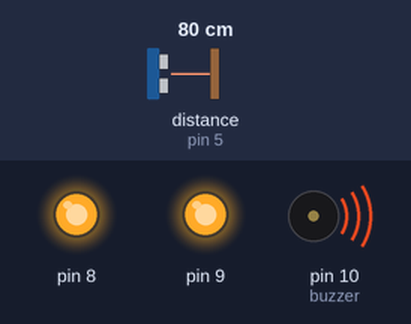
A sketch run on a simulated Arduino Uno, built with avr-gcc and run on an emulated ATmega328P. Parts: output pins drawn as LEDs (lit = HIGH), buzzer (waves = sounding). Wiring (inferred from the names in the program): ultrasonic range finder: trigger pin 4; echo pin 5. Inputs (shaded band) come from the test bench; at power-on: distance to the obstacle (sensor on pin 5) 80 cm. The echo pulse lasts 58.3 µs per cm; pins used as bus, display or sensor lines are not drawn.

Above: at 1.2 s.
1.3 s: distance to the obstacle (sensor on pin 5) set to 250 cm
At 2.3 s:
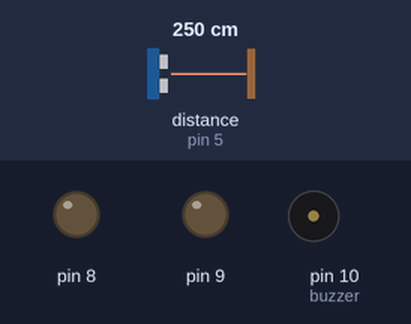
2.8 s: distance to the obstacle (sensor on pin 5) set to 2 cm
At 4.0 s:
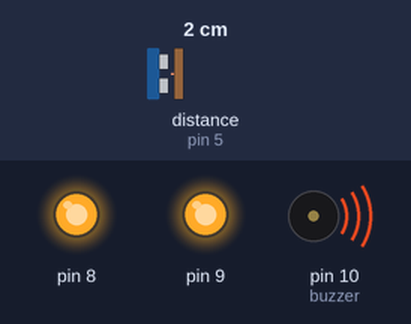
4.3 s: distance to the obstacle (sensor on pin 5) set to 299 cm
At 4.9 s:
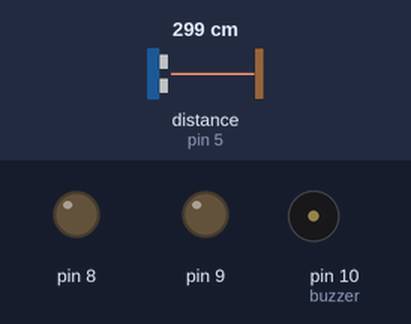
Timing chart, 0 to 7.3 s (numbered marks = the images above; inputs shaded):
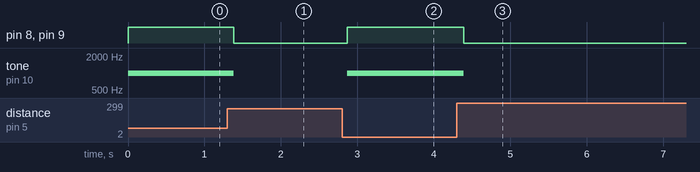

Measured:
- after the input at 1.3 s, pin 8, pin 9: HIGH → LOW after 0.08 s; tone on pin 10 (buzzer): 1000 Hz → silent after 0.08 s
- after the input at 2.8 s, pin 8, pin 9: LOW → HIGH after 0.07 s; tone on pin 10 (buzzer): silent → 1000 Hz after 0.07 s
- after the input at 4.3 s, pin 8, pin 9: HIGH → LOW after 0.09 s; tone on pin 10 (buzzer): 1000 Hz → silent after 0.09 s

The sketch:

bracelete_ultrass_nico1.ino
```cpp
#define triggerPin 4
#define echoPin 5

int buzzer = 10;

//#define motor 8


//#define distance_max 200
//int distance_min = 10;

void setup(){

  pinMode(echoPin, INPUT);
  pinMode(triggerPin, OUTPUT);
  pinMode(8, OUTPUT);
  pinMode(9, OUTPUT);
  pinMode(buzzer, OUTPUT);
  Serial.begin(9600);
}

void loop() {
  distance(0,200);
  delay(100);
}

  int medicao_distancia(){
  long tempo, distancia;

  digitalWrite(triggerPin, LOW);
  delayMicroseconds(2);
  digitalWrite(triggerPin, HIGH);
  delayMicroseconds(10);
  digitalWrite(triggerPin, LOW);

  tempo = pulseIn(echoPin, HIGH);
  distancia = tempo / 58;

  return distancia;

  }
  void distance(int a, int b){
    int limiteDistancia = medicao_distancia();

   if ((limiteDistancia > a) && (limiteDistancia < b)) {
digitalWrite(8, HIGH);
digitalWrite(9, HIGH);
tone(buzzer, 1000);


} else {
digitalWrite(8, LOW);
digitalWrite(9, LOW);
noTone(buzzer);

}
}
```
